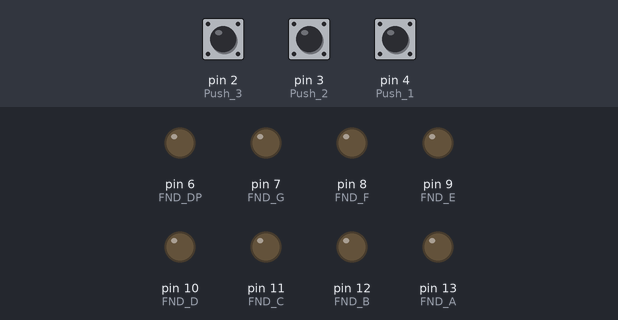
Bench run of a sketch on a simulated Arduino Uno, built with avr-gcc and run on an emulated ATmega328P. Shown: output pins drawn as LEDs (lit = HIGH). The test bench sets the inputs (shaded band); at power-on: pin 2 (Push_3) HIGH, pin 3 (Push_2) HIGH, pin 4 (Push_1) HIGH. What the sketch prints to the serial monitor is not drawn.

Above: at 1.2 s.
1.3 s: pin 2 (Push_3) pulled LOW for 0.15 s
At 1.38 s:
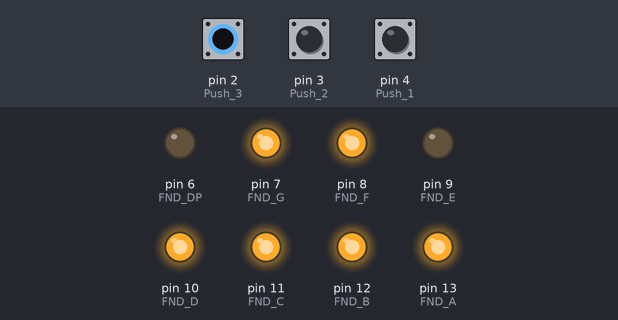
2.9 s: pin 3 (Push_2) pulled LOW for 0.15 s
At 2.98 s:
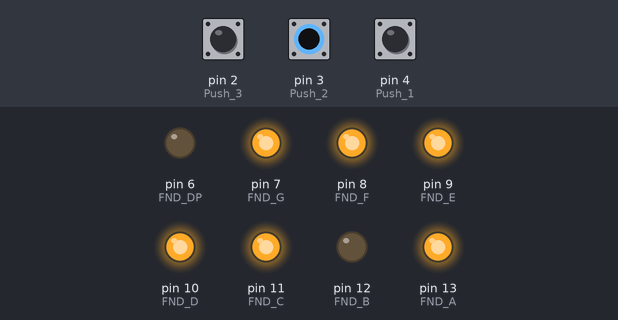
4.5 s: pin 4 (Push_1) pulled LOW for 0.15 s
At 4.58 s:
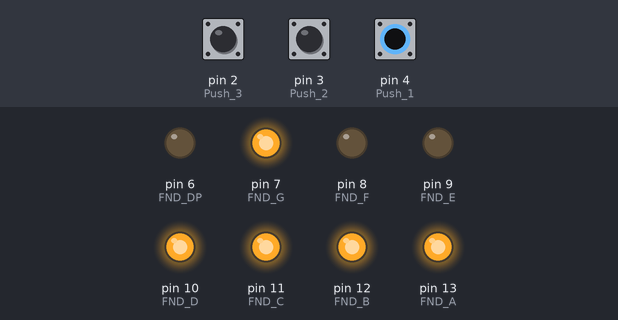
6.1 s: pin 4 (Push_1) pulled LOW for 3.2 s
At 9.7 s:
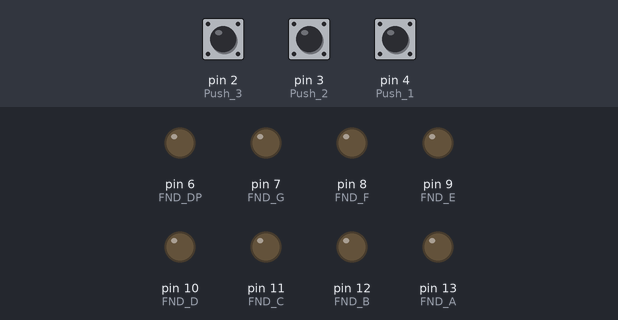
10.8 s: pin 2 (Push_3) pulled LOW for 3.2 s
At 11.9 s:
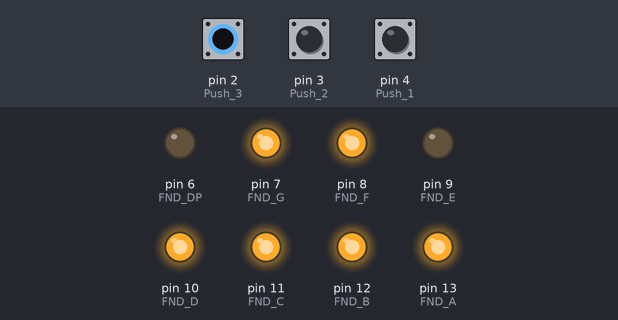
Timing chart, 0 to 15.5 s (numbered marks = the images above; inputs shaded):
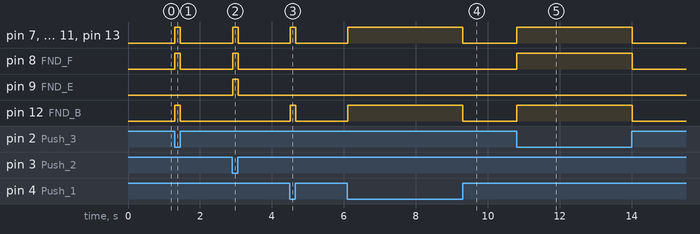

Measured:
- after the input at 1.3 s, pin 7 (FND_G), pin 8 (FND_F), pin 10 (FND_D), pin 11 (FND_C), pin 12 (FND_B), pin 13 (FND_A): LOW → HIGH at once, → LOW 0.15 s later
- after the input at 2.9 s, pin 7 (FND_G), pin 8 (FND_F), pin 9 (FND_E), pin 10 (FND_D), pin 11 (FND_C), pin 13 (FND_A): LOW → HIGH at once, → LOW 0.15 s later
- after the input at 4.5 s, pin 7 (FND_G), pin 10 (FND_D), pin 11 (FND_C), pin 12 (FND_B), pin 13 (FND_A): LOW → HIGH at once, → LOW 0.15 s later
- after the input at 6.1 s, pin 7 (FND_G), pin 10 (FND_D), pin 11 (FND_C), pin 12 (FND_B), pin 13 (FND_A): LOW → HIGH at once, → LOW 3.2 s later
- after the input at 10.8 s, pin 7 (FND_G), pin 8 (FND_F), pin 10 (FND_D), pin 11 (FND_C), pin 12 (FND_B), pin 13 (FND_A): LOW → HIGH at once, → LOW 3.2 s later

The sketch:

FND_Push_369.ino
```cpp
int FND_A = 13;
int FND_B = 12;
int FND_C = 11;
int FND_D = 10;
int FND_E = 9;
int FND_F = 8;
int FND_G = 7;
int FND_DP = 6;

int Push_3 = 2;
int Push_2 = 3;
int Push_1 = 4;

void setup() {
  Serial.begin(9600);
  pinMode(FND_A, OUTPUT);
  pinMode(FND_B, OUTPUT);
  pinMode(FND_C, OUTPUT);
  pinMode(FND_D, OUTPUT);
  pinMode(FND_E, OUTPUT);
  pinMode(FND_F, OUTPUT);
  pinMode(FND_G, OUTPUT);
  pinMode(FND_DP, OUTPUT);
  pinMode(Push_3, INPUT_PULLUP);
  pinMode(Push_2, INPUT_PULLUP);
  pinMode(Push_1, INPUT_PULLUP);
}

void loop() {
  int val_1 = digitalRead(Push_1);
  int val_2 = digitalRead(Push_2);
  int val_3 = digitalRead(Push_3);
  Serial.print(val_1);
  Serial.print(val_2);
  Serial.println(val_3);

  if(val_1 == 0){
    FND(1,1,1,1,0,0,1,0);//3
  }else if(val_2 ==0){
    FND(1,0,1,1,1,1,1,0);//6
  }else if(val_3 == 0){
    FND(1,1,1,1,0,1,1,0);//9
  }else{
    FND(0,0,0,0,0,0,0,0);//OFF
  }
}

void FND(int A , int B , int C , int D , int E , int F , int G , int DP){
  digitalWrite(FND_A,A);
  digitalWrite(FND_B,B);
  digitalWrite(FND_C,C);
  digitalWrite(FND_D,D);
  digitalWrite(FND_E,E);
  digitalWrite(FND_F,F);
  digitalWrite(FND_G,G);
  digitalWrite(FND_DP,DP);
}
```
